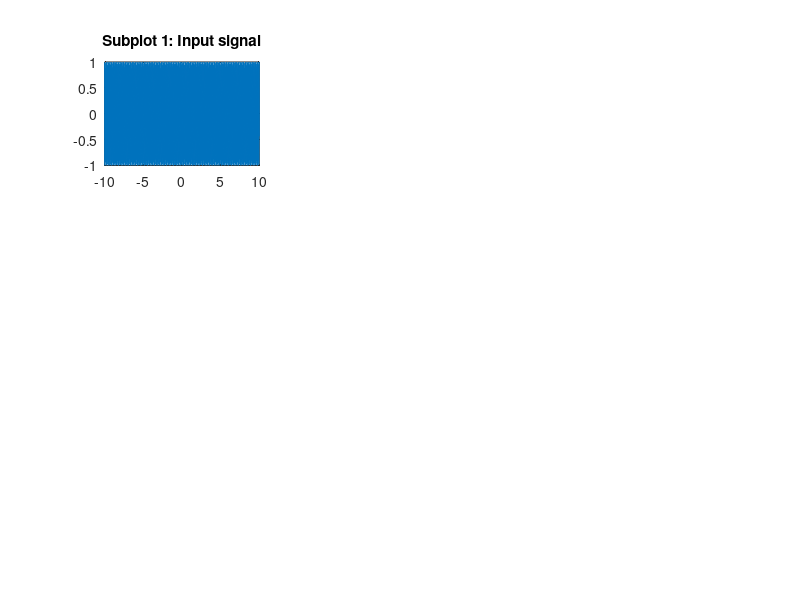

This chart was generated by the following MATLAB code:

subplot(3,3,1)
t = -10:0.01:10;
u = cos(100*t + pi/3);
plot(t,u);
title('Subplot 1: Input signal')
%convolutia reprezinta o functie care exprima
%cum una dintre functii e modificata de cealalta

%exponentiala se apropie de 0 cu cresterea lui t
%convolutia e si ea apropiata de 0 dupa un punct

%cu cat k-ul este mai mare cu atat exponentiala 
%tinde mai repede catre zero 
k = 20;
h = exp(-k*t);
subplot(3,3,2)
plot(t,h);
title('Subplot 2: H function with k = 20')
y = conv(u, h, 'same');
subplot(3,3,3)
plot(t,y)
title('Subplot 3: Convolution when k = 20')

subplot(3,3,4)
k = 60;
h = exp(-k*t);
plot(t,h)
title('Subplot 4: H function with k = 60')
subplot(3,3,5)
y = conv(u, h, 'same');
plot(t,y)
title('Subplot 5: Convolution when k = 60')

subplot(3,3,6)
k = 100;
h = exp(-k*t);
plot(t,h)
title('Subplot 6: H function with k = 100')
subplot(3,3,7)
y = conv(u, h, 'same');
plot(t,y)
title('Subplot 7: Convolution when k = 100')

normEnv1 = u / max(u);
normEnv2 = y / max(y);
figure;
plot(t, normEnv1);
hold on
plot(t, normEnv2);

